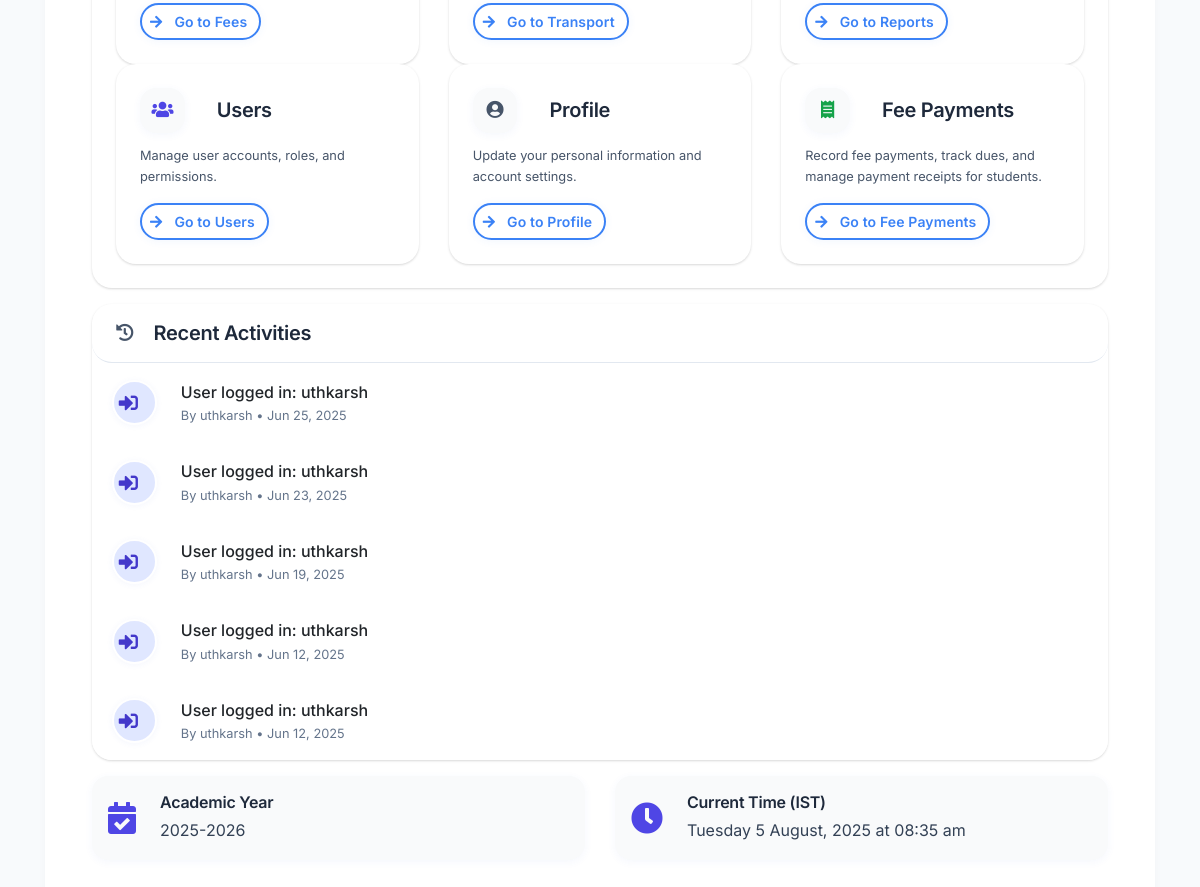
Page / (signed in, lower part) on the earlier database version.
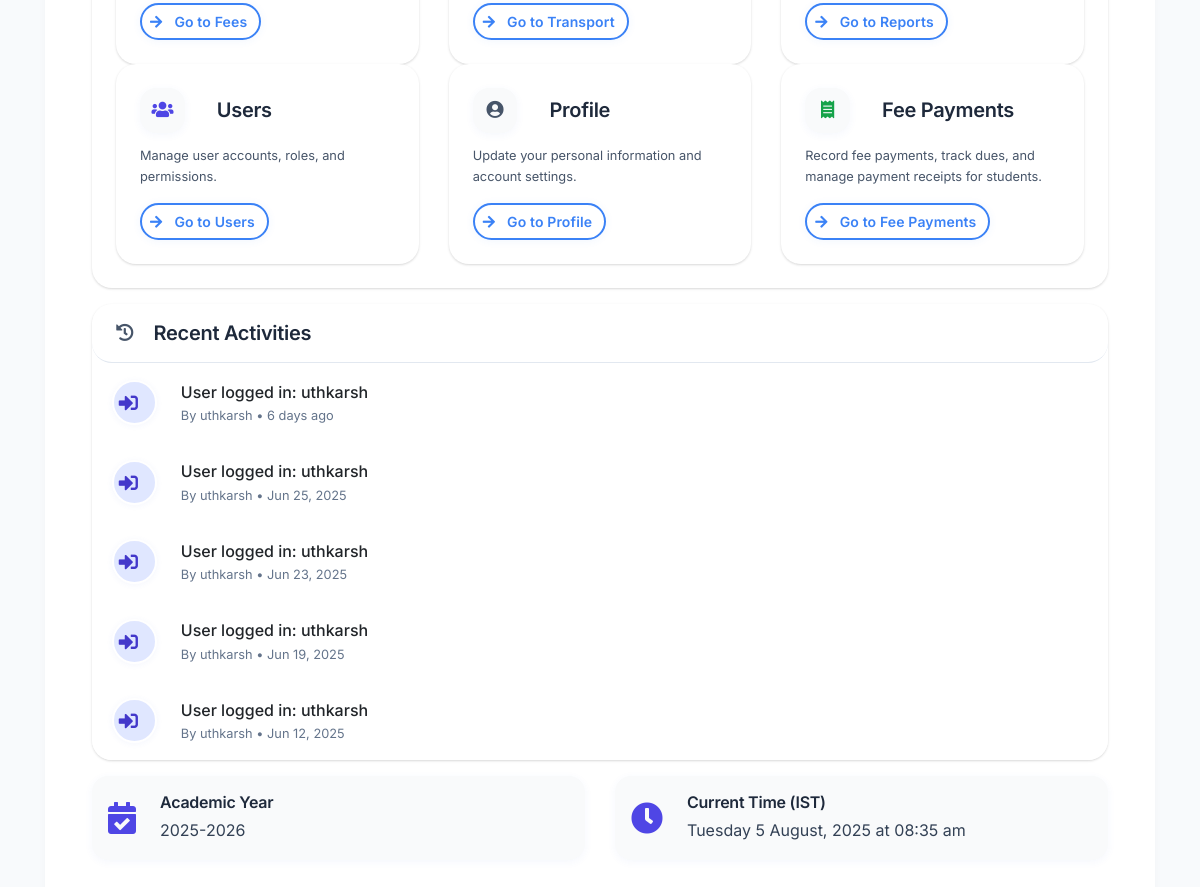
Same page on the later database version.
### school/models.py (models this page shows, shortened)
class ActivityLog(db.Model):
    __tablename__ = "activity_log"
    id = db.Column(db.Integer, primary_key=True)
    user_id = db.Column(db.Integer, db.ForeignKey("users.id", ondelete="SET NULL"), nullable=True)
    action_type = db.Column(db.String(50), nullable=False)  # e.g., "added", "updated", "deleted"
    entity_type = db.Column(db.String(50), nullable=False)  # e.g., "Student", "Fee", "Transport"
    entity_id = db.Column(db.String(50), nullable=False)  # Primary key of the affected entity
    description = db.Column(db.String(255), nullable=False)  # Human-readable description
    ip_address = db.Column(db.String(45), nullable=True)  # Store IP address for security auditing
    user_agent = db.Column(db.String(255), nullable=True)  # Store browser/client info
    created_at = db.Column(db.DateTime, default=datetime.now)
    user = db.relationship("User", backref=db.backref("activities", lazy=True))
    __table_args__ = (
        Index("ix_activity_log_user_id", "user_id"),
        Index("ix_activity_log_action_type", "action_type"),
        Index("ix_activity_log_entity_type", "entity_type"),
        Index("ix_activity_log_created_at", "created_at"),
    )

class User(db.Model, UserMixin):
    __tablename__ = "users"
    id = db.Column(db.Integer, primary_key=True)
    username = db.Column(db.String(20), unique=True, nullable=False)
    email = db.Column(db.String(120), unique=True, nullable=False)
    user_role = db.Column(db.String(20), nullable=False)
    password = db.Column(db.String(60), nullable=False)
    is_approved = db.Column(db.Boolean, default=False)
    last_login = db.Column(db.DateTime, nullable=True)
    failed_login_attempts = db.Column(db.Integer, default=0)
    account_locked_until = db.Column(db.DateTime, nullable=True)
    created_at = db.Column(db.DateTime, default=datetime.utcnow)
    __table_args__ = (
        Index("ix_users_username", "username"),
        Index("ix_users_email", "email"),
        Index("ix_users_user_role", "user_role"),
    )

### school/routes.py (the view)
def home():
    pages = [
        {"name": "Dashboard", "relative_path": url_for('home')},
        {"name": "Students", "relative_path": url_for('student_bp.student_form')},
        {"name": "Classes", "relative_path": url_for('student_bp.class_details_form')},
        {"name": "Fees", "relative_path": url_for('fee_bp.fee_form')},
        {"name": "Transport", "relative_path": url_for('transport_bp.transport_form')},
        {"name": "Reports", "relative_path": url_for('report_bp.view_table')},
        {"name": "Users", "relative_path": url_for('admin_bp.admin_users') if current_user.is_authenticated and current_user.user_role == 'Admin' else "#"},
        {"name": "Profile", "relative_path": url_for('user_bp.account')},
        {"name": "Settings", "relative_path": "#"}
    ]
    stats = {
        'student_count': 0,
        'fee_collection': 0,
        'transport_routes': 0,
        'pending_fees': 0,
        'fee_data': {'months': [], 'totals': []},
        'fee_type_distribution': {}
    }
    recent_activities = []
    if current_user.is_authenticated:
        try:
            stats['student_count'] = Student.query.count()
            stats['fee_collection'] = db.session.query(func.sum(FeeBreakdown.paid)).scalar() or 0
            stats['transport_routes'] = db.session.query(func.count(distinct(Transport.route_number))).scalar() or 0
            stats['pending_fees'] = FeeBreakdown.query.filter(FeeBreakdown.due > 0).count()
            recent_activities = ActivityLog.query.order_by(
                ActivityLog.created_at.desc()
            ).limit(5).all()
            if not recent_activities:
                recent_activities = _get_fallback_activities()
        except SQLAlchemyError as e:
            log_exception(e, "Database error on home page")
            flash("Error loading dashboard data. Please try again.", "warning")
    return render_template("home.html", pages=pages, stats=stats, recent_activities=recent_activities)

### school/__init__.py (called while the page is built)
def _configure_security(app, is_production):
    app.config["SECRET_KEY"] = os.getenv("SECRET_KEY")
    if not app.config["SECRET_KEY"]:
        app.config["SECRET_KEY"] = secrets.token_hex(32)
        logger.warning(
            "Using a randomly generated secret key. "
            "For production, set SECRET_KEY in environment variables."
        )
    app.config["WTF_CSRF_ENABLED"] = True
    app.config["WTF_CSRF_TIME_LIMIT"] = 3600  # 1 hour
    @app.after_request
    def add_security_headers(response):
        response.headers["X-Content-Type-Options"] = "nosniff"
        response.headers["X-Frame-Options"] = "SAMEORIGIN"
        response.headers["X-XSS-Protection"] = "1; mode=block"
        if is_production:
            response.headers["Strict-Transport-Security"] = "max-age=31536000; includeSubDomains"
        return response

### school/models.py (called while the page is built)
@login_manager.user_loader
def load_user(user_id: str) -> Optional["User"]:
    try:
        return User.query.get(int(user_id))
    except (ValueError, TypeError) as e:
        logger.error(f"Invalid user_id format: {user_id}, error: {e}")
        return None

### school/templates/home.html (shortened to what the changed rows need)
{% extends "layout.html" %}
{% block content %}
<div class="container py-4">
    {% if current_user.is_authenticated %}
    <div class="card border-0 shadow-sm mb-4 rounded-lg overflow-hidden">
        <div class="card-body p-4">
            <div class="row g-3" id="pagesContainer">
                {% for page in pages %}
                    {% if page.name not in ['Login', 'Register', 'Settings'] and (page.name != 'Users' or current_user.user_role == 'Admin') %}
                    <div class="col-md-6 col-lg-4 page-card">
                        <div class="card h-100 border-0 shadow-sm hover-lift">
                            <div class="card-body p-4">
                                <div class="d-flex align-items-center mb-3">
                                    <div class="icon-circle bg-gray-50 me-3" aria-hidden="true">
                                        <i class="{{ icon_class }}"></i>
                                    </div>
                                    <h5 class="card-title mb-0 fw-semibold">{{ page.name }}</h5>
                                </div>
                                <p class="card-text text-slate-600 mb-4 small">
                                    {{ descriptions }}
                                </p>
                                <a href="{{ page.relative_path }}" class="btn btn-outline-accent btn-sm {% if page.relative_path == '#' %}disabled{% endif %}" aria-labelledby="go-to-{{ page.name|lower|replace(' ', '-') }}">
                                    <i class="fas fa-arrow-right me-3" aria-hidden="true"></i><span id="go-to-{{ page.name|lower|replace(' ', '-') }}">Go to {{ page.name }}</span>
                                </a>
                            </div>
                        </div>
                    </div>
                    {% endif %}
                {% endfor %}
            </div>
        </div>
    </div>
    {% if current_user.user_role == 'Admin' %}
    <div class="card border-0 shadow-sm mb-4 rounded-lg overflow-hidden">
        <div class="card-body p-0">
            <div class="list-group list-group-flush">
                {% if recent_activities %}
                    {% for activity in recent_activities %}
                    <div class="list-group-item border-0 py-3">
                        <div class="d-flex align-items-center">
                            <div class="avatar-circle avatar-sm
                                {% if activity.action_type in ['added', 'imported'] %}bg-green-100 text-green-600
                                {% elif activity.action_type == 'updated' %}bg-amber-100 text-amber-600
                                {% elif activity.action_type == 'deleted' %}bg-rose-100 text-rose-600
                                {% elif activity.action_type == 'login' %}bg-indigo-100 text-indigo-600
                                {% elif activity.action_type == 'logout' %}bg-slate-100 text-slate-600
                                {% else %}bg-gray-100 text-gray-600{% endif %} me-3" aria-hidden="true">
                                <i class="fas
                                {% if activity.action_type in ['added', 'imported'] %}fa-plus-circle
                                {% elif activity.action_type == 'updated' %}fa-edit
                                {% elif activity.action_type == 'deleted' %}fa-trash-alt
                                {% elif activity.action_type == 'login' %}fa-sign-in-alt
                                {% elif activity.action_type == 'logout' %}fa-sign-out-alt
                                {% elif activity.entity_type == 'Student' %}fa-user-graduate
                                {% elif activity.entity_type in ['Fee', 'FeeBreakdown'] %}fa-money-bill-wave
                                {% elif activity.entity_type == 'ClassDetails' %}fa-chalkboard-teacher
                                {% elif activity.entity_type == 'Transport' %}fa-bus-alt
                                {% else %}fa-info-circle{% endif %}"></i>
                            </div>
                            <div>
                                <p class="mb-0 fw-medium">{{ activity.description }}</p>
                                <p class="mb-0 small text-slate-500">
                                    By
                                    {% if hasattr(activity, 'user') and activity.user and activity.user.username %}
                                        {{ activity.user.username }}
                                    {% elif hasattr(activity, 'created_by') and activity.created_by %}
                                        {{ activity.created_by }}
                                    {% elif hasattr(activity, 'user_id') and activity.user_id %}
                                        User #{{ activity.user_id }}
                                    {% else %}
                                        System/Unknown
                                    {% endif %}
                                     • {{ activity.created_at|datetime if activity.created_at is not string else activity.created_at }}
                                </p>
                            </div>
                        </div>
                    </div>
                    {% endfor %}
                {% else %}
                    <div class="list-group-item border-0 py-3 text-center text-slate-500">
                        No recent activities to display.
                    </div>
                {% endif %}
            </div>
        </div>
    </div>
    {% endif %}
    {% endif %}
</div>
{% endblock content %}

Differences in the rows shown:
no longer on this page (row unchanged): ActivityLog: description "User logged in: uthkarsh", user.username "uthkarsh", created_at "Jun 12, 2025"
added ActivityLog: description "User logged in: uthkarsh", user.username "uthkarsh", created_at "6 days ago"
